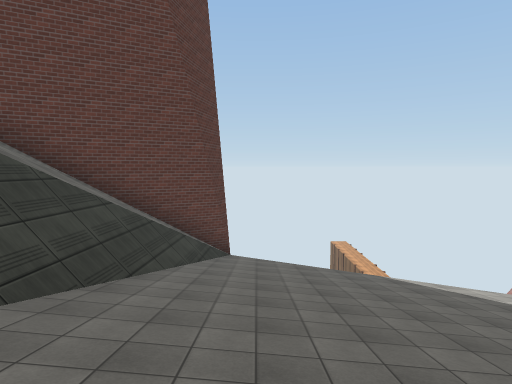
[1] (above)

21 first-person views from a walk through a 3-D level made in the Unity game engine. The camera is 1.3 m above the floor, tilts 4° down and sees 75° across. The floor is counted in squares, 2 m on a side. Each view is taken from the middle of a square. On the plan, view 1 faces up. The plan holds only what a view shows up to about 10 squares ahead; the rest is blank. The place goes on beyond the plan. Some surface patterns are stand-ins.

[2]
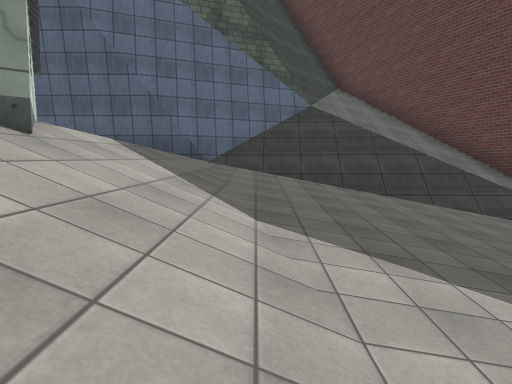

[3]
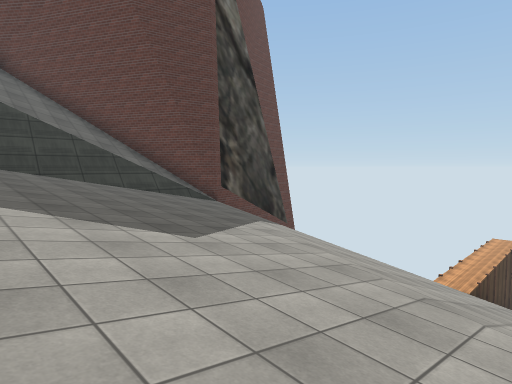

[4]
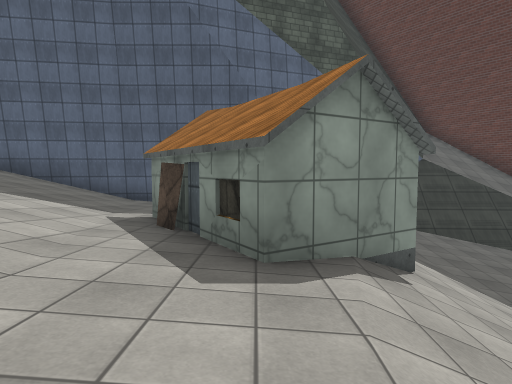

[5]
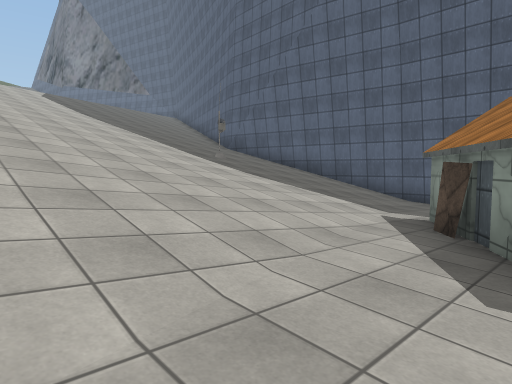

[6]
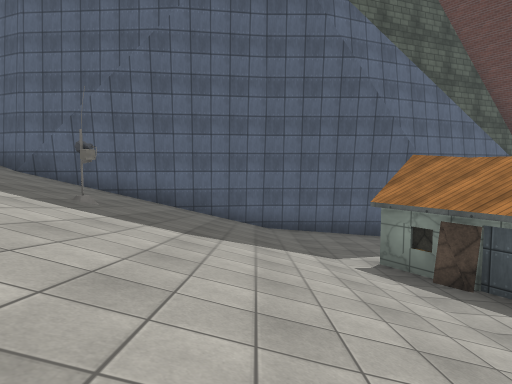

[7]
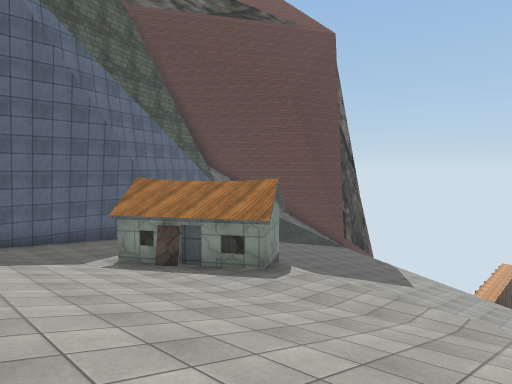

[8]
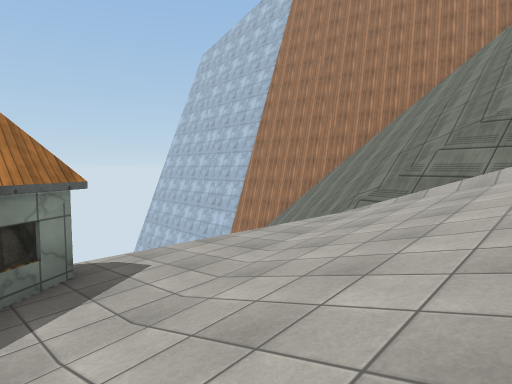

[9]
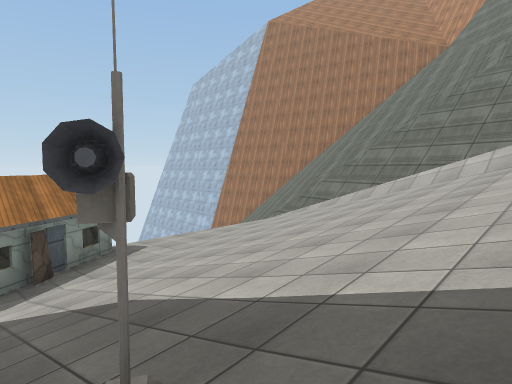

[10]
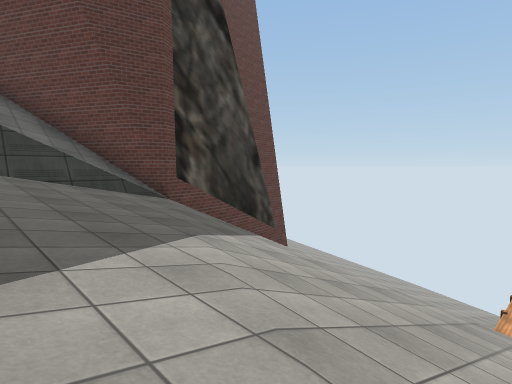

[11]
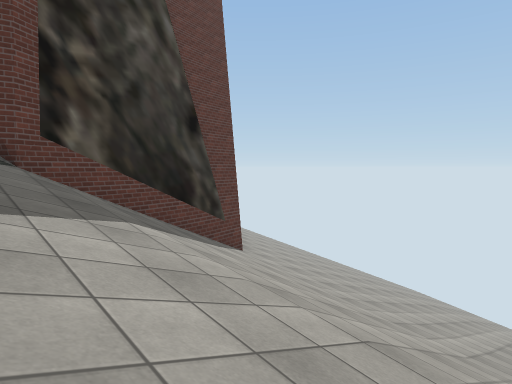

[12]
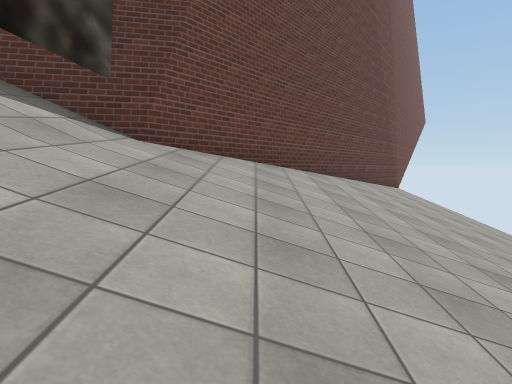

[13]
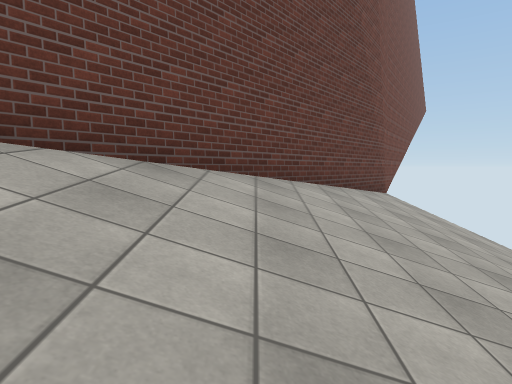

[14]
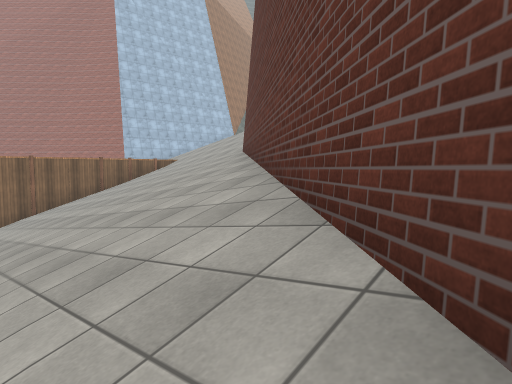

[15]
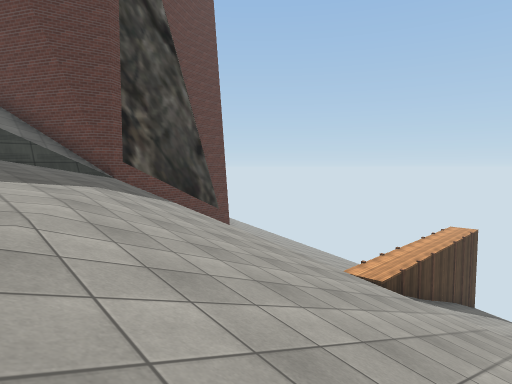

[16]
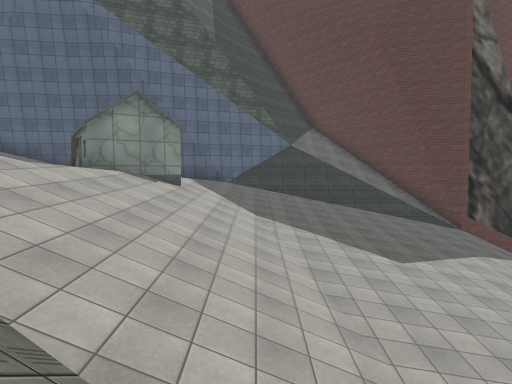

[17]
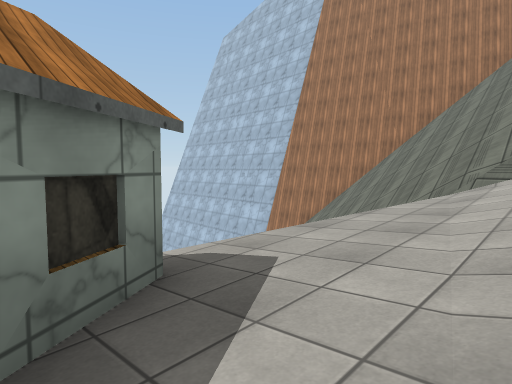

[18]
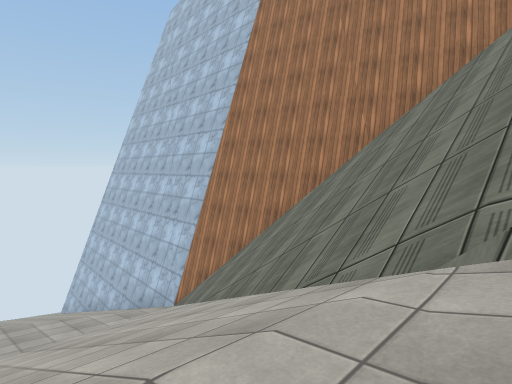

[19]
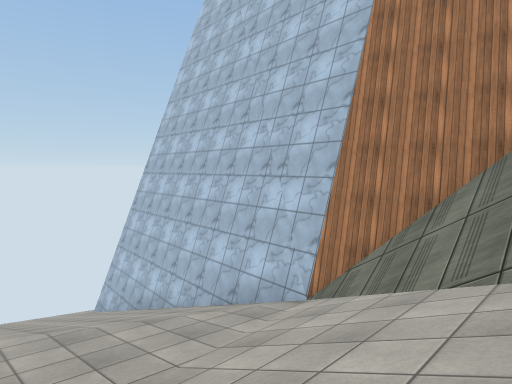

[20]
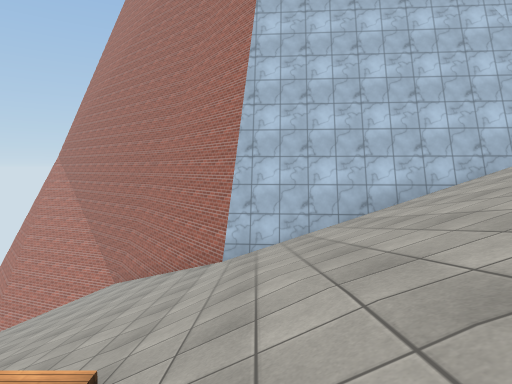

[21]
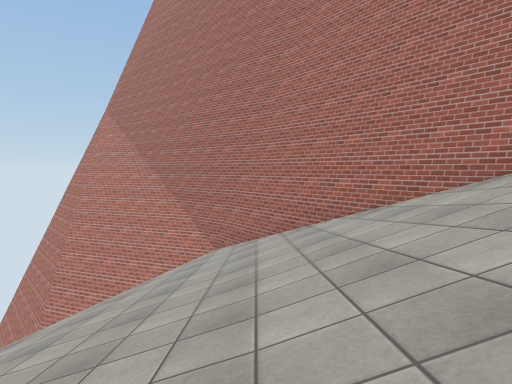

### Floor plan
Key: @ floor where view 1 was taken; # wall or solid block; . main floor; : floor 1.75 m higher than the main floor; + floor 3.25 m higher than the main floor; * floor 4.75 m higher than the main floor; % floor 6.5 m higher than the main floor; / step, stairs or slope; = window, fence, low wall or low ledge; v drop or lower ground; O other object.
Columns run from 11 left of view 1 to 17 right of it. Each row starts with its distance up from view 1.
 22 vv v///                    vv
 21  ##//////                  vv
 20   ##////////////           v#
 19    ##///////////     //v   v#
 18     ###/////////    /////v ##
 17       ##//////// //////////#
 16        ##/////// #////////##
 15         ##////// #///////##
 14          ##/////=#//////##
 13           #///////////###
 12           #///////////#
 11           #///////////#
 10           #///////////#
  9         v##../////////#  v
  8          #.....///////#  v
  7       v  #......./////## v
  6       v ##.........///## v
  5         ##...........//# v
  4         #:::........../# v
  3         #:::::..../////##v
  2        ##+:::://////////#
  1        ##+//////////////##
  0         # +@/////////////#
 -1         #   ###+/////////##
 -2         #  #####++*///////#
 -3         /+++##+++***///////
 -4         /++++++****////////
 -5         #++++*****///////
 -6         #+*****%%///////
 -7         #****%%%/////////
 -8         ##*%%%%//////////
 -9          #%%O//////////
-10          #%%//////

Where each view was taken, in squares from view 1:
view 1: 0 up, 0 right, facing up
view 2: 2 up, 6 right, facing left
view 3: 3 up, 8 right, facing up-left
view 4: 2 down, 7 right, facing left
view 5: 2 down, 7 right, facing down-left
view 6: 6 down, 7 right, facing left
view 7: 7 down, 9 right, facing up-left
view 8: 6 down, 3 right, facing up-right
view 9: 10 down, 1 right, facing up-right
view 10: 6 up, 6 right, facing up-left
view 11: 9 up, 5 right, facing up-left
view 12: 16 up, 3 right, facing left
view 13: 18 up, 1 left, facing left
view 14: 21 up, 8 left, facing down-right
view 15: 6 up, 9 right, facing up-left
view 16: 2 up, 12 right, facing left
view 17: 4 down, 3 right, facing up-right
view 18: 3 down, 7 right, facing up-right
view 19: 1 up, 7 right, facing up-right
view 20: 12 up, 4 right, facing right
view 21: 16 up, 7 right, facing right
